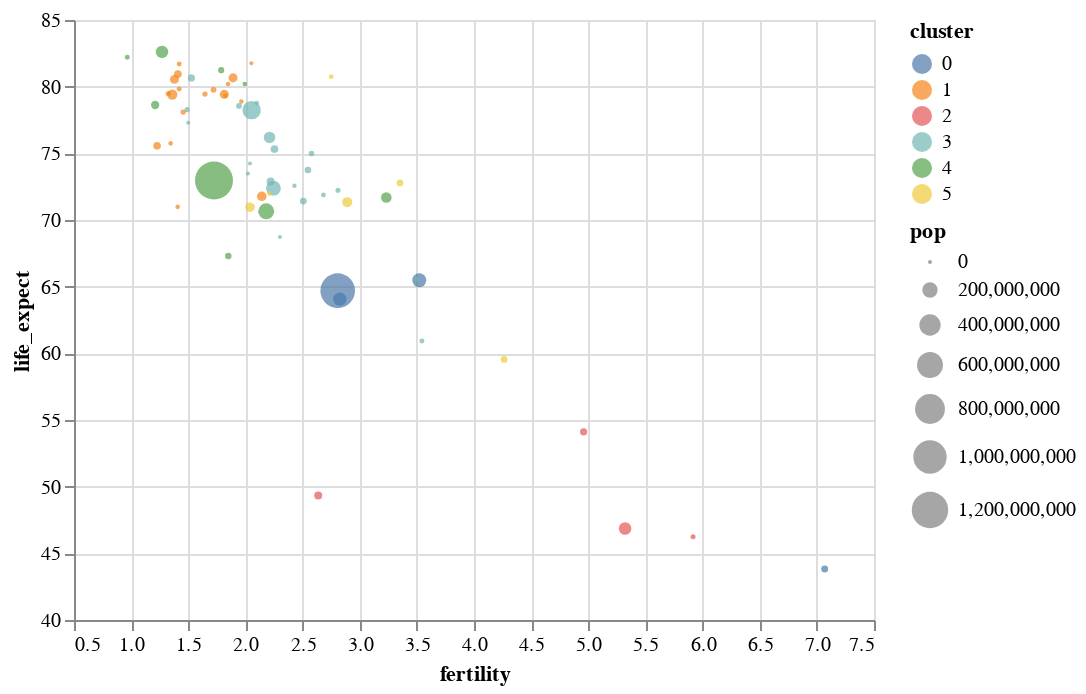

Source (notebook cell):
### Markdown cell above
### Select single point
alt.selection_single() enables us to click one point to highlight it.
Also use alt.condition() bc we want other points to be greyed out.

### Code cell
selection = alt.selection_single();
alt.Chart(gap2005).mark_point(filled=True).encode(
    alt.X('fertility:Q', scale=alt.Scale(zero=False)),
    alt.Y('life_expect:Q', scale=alt.Scale(zero=False)),
    alt.Size('pop:Q'),
    alt.Order('pop:Q', sort='descending'),
    tooltip = [alt.Tooltip('country:N'),
               alt.Tooltip('fertility:Q'),
               alt.Tooltip('life_expect:Q')],
    color=alt.condition(selection, 'cluster:N', alt.value('grey'))
).add_selection(selection)

### Figure 1 — Vega-Lite specification as saved in the notebook (floating-point values rounded to 4 significant figures)
{"$schema": "https://vega.github.io/schema/vega-lite/v3.4.0.json", "config": {"mark": {"tooltip": null}, "view": {"height": 300, "width": 400}}, "data": {"name": "data-ba34af65c64e2b3a5a008687b8c69f55"}, "datasets": {"data-ba34af65c64e2b3a5a008687b8c69f55": [{"cluster": 0, "country": "Afghanistan", "fertility": 7.069, "life_expect": 43.83, "pop": 29928987, "year": 2005}, {"cluster": 3, "country": "Argentina", "fertility": 2.254, "life_expect": 75.32, "pop": 39537943, "year": 2005}, {"cluster": 3, "country": "Aruba", "fertility": 2.04, "life_expect": 74.24, "pop": 71566, "year": 2005}, {"cluster": 4, "country": "Australia", "fertility": 1.788, "life_expect": 81.23, "pop": 20090437, "year": 2005}, {"cluster": 1, "country": "Austria", "fertility": 1.42, "life_expect": 79.83, "pop": 8184691, "year": 2005}, {"cluster": 3, "country": "Bahamas", "fertility": 2.022, "life_expect": 73.5, "pop": 301790, "year": 2005}, {"cluster": 0, "country": "Bangladesh", "fertility": 2.826, "life_expect": 64.06, "pop": 144319628, "year": 2005}, {"cluster": 3, "country": "Barbados", "fertility": 1.5, "life_expect": 77.3, "pop": 278870, "year": 2005}, {"cluster": 1, "country": "Belgium", "fertility": 1.646, "life_expect": 79.44, "pop": 10364388, "year": 2005}, {"cluster": 3, "country": "Bolivia", "fertility": 3.5, "life_expect": 65.55, "pop": 8857870, "year": 2005}, {"cluster": 3, "country": "Brazil", "fertility": 2.245, "life_expect": 72.39, "pop": 186112794, "year": 2005}, {"cluster": 3, "country": "Canada", "fertility": 1.527, "life_expect": 80.65, "pop": 32805041, "year": 2005}, {"cluster": 3, "country": "Chile", "fertility": 1.944, "life_expect": 78.55, "pop": 15980912, "year": 2005}, {"cluster": 4, "country": "China", "fertility": 1.725, "life_expect": 72.96, "pop": 1303182268, "year": 2005}, {"cluster": 3, "country": "Colombia", "fertility": 2.22, "life_expect": 72.89, "pop": 42954279, "year": 2005}, {"cluster": 3, "country": "Costa Rica", "fertility": 2.099, "life_expect": 78.78, "pop": 4016173, "year": 2005}, {"cluster": 1, "country": "Croatia", "fertility": 1.346, "life_expect": 75.75, "pop": 4495904, "year": 2005}, {"cluster": 3, "country": "Cuba", "fertility": 1.49, "life_expect": 78.27, "pop": 11346670, "year": 2005}, {"cluster": 3, "country": "Dominican Republic", "fertility": 2.81, "life_expect": 72.23, "pop": 9049595, "year": 2005}, {"cluster": 3, "country": "Ecuador", "fertility": 2.578, "life_expect": 74.99, "pop": 13363593, "year": 2005}, {"cluster": 5, "country": "Egypt", "fertility": 2.891, "life_expect": 71.34, "pop": 77505756, "year": 2005}, {"cluster": 3, "country": "El Salvador", "fertility": 2.683, "life_expect": 71.88, "pop": 6704932, "year": 2005}, {"cluster": 1, "country": "Finland", "fertility": 1.825, "life_expect": 79.31, "pop": 5223442, "year": 2005}, {"cluster": 1, "country": "France", "fertility": 1.892, "life_expect": 80.66, "pop": 60656178, "year": 2005}, {"cluster": 1, "country": "Georgia", "fertility": 1.407, "life_expect": 70.99, "pop": 4677401, "year": 2005}, {"cluster": 1, "country": "Germany", "fertility": 1.36, "life_expect": 79.41, "pop": 82431390, "year": 2005}, {"cluster": 1, "country": "Greece", "fertility": 1.325, "life_expect": 79.48, "pop": 10668354, "year": 2005}, {"cluster": 3, "country": "Grenada", "fertility": 2.302, "life_expect": 68.72, "pop": 89502, "year": 2005}, {"cluster": 3, "country": "Haiti", "fertility": 3.545, "life_expect": 60.92, "pop": 8121622, "year": 2005}, {"cluster": 4, "country": "Hong Kong", "fertility": 0.966, "life_expect": 82.21, "pop": 6898686, "year": 2005}, {"cluster": 1, "country": "Iceland", "fertility": 2.052, "life_expect": 81.76, "pop": 296737, "year": 2005}, {"cluster": 0, "country": "India", "fertility": 2.807, "life_expect": 64.7, "pop": 1080264388, "year": 2005}, {"cluster": 4, "country": "Indonesia", "fertility": 2.182, "life_expect": 70.65, "pop": 218465000, "year": 2005}, {"cluster": 5, "country": "Iran", "fertility": 2.04, "life_expect": 70.96, "pop": 68017860, "year": 2005}, {"cluster": 5, "country": "Iraq", "fertility": 4.264, "life_expect": 59.55, "pop": 26074906, "year": 2005}, {"cluster": 1, "country": "Ireland", "fertility": 1.964, "life_expect": 78.89, "pop": 4015676, "year": 2005}, {"cluster": 5, "country": "Israel", "fertility": 2.75, "life_expect": 80.75, "pop": 6276883, "year": 2005}, {"cluster": 1, "country": "Italy", "fertility": 1.379, "life_expect": 80.55, "pop": 58103033, "year": 2005}, {"cluster": 3, "country": "Jamaica", "fertility": 2.429, "life_expect": 72.57, "pop": 2735520, "year": 2005}, {"cluster": 4, "country": "Japan", "fertility": 1.27, "life_expect": 82.6, "pop": 127417244, "year": 2005}, {"cluster": 2, "country": "Kenya", "fertility": 4.959, "life_expect": 54.11, "pop": 33829590, "year": 2005}, {"cluster": 4, "country": "South Korea", "fertility": 1.85, "life_expect": 67.3, "pop": 22912177, "year": 2005}, {"cluster": 4, "country": "North Korea", "fertility": 1.21, "life_expect": 78.62, "pop": 48640671, "year": 2005}, {"cluster": 5, "country": "Lebanon", "fertility": 2.209, "life_expect": 71.99, "pop": 3826018, "year": 2005}, {"cluster": 3, "country": "Mexico", "fertility": 2.211, "life_expect": 76.19, "pop": 106202903, "year": 2005}, {"cluster": 1, "country": "Netherlands", "fertility": 1.721, "life_expect": 79.76, "pop": 16407491, "year": 2005}, {"cluster": 4, "country": "New Zealand", "fertility": 1.994, "life_expect": 80.2, "pop": 4035461, "year": 2005}, {"cluster": 2, "country": "Nigeria", "fertility": 5.322, "life_expect": 46.86, "pop": 128765768, "year": 2005}, {"cluster": 1, "country": "Norway", "fertility": 1.848, "life_expect": 80.2, "pop": 4593041, "year": 2005}, {"cluster": 0, "country": "Pakistan", "fertility": 3.521, "life_expect": 65.48, "pop": 162419946, "year": 2005}, {"cluster": 3, "country": "Peru", "fertility": 2.506, "life_expect": 71.42, "pop": 27925628, "year": 2005}, {"cluster": 4, "country": "Philippines", "fertility": 3.233, "life_expect": 71.69, "pop": 87857473, "year": 2005}, {"cluster": 1, "country": "Poland", "fertility": 1.227, "life_expect": 75.56, "pop": 38557984, "year": 2005}, {"cluster": 1, "country": "Portugal", "fertility": 1.455, "life_expect": 78.1, "pop": 10566212, "year": 2005}, {"cluster": 2, "country": "Rwanda", "fertility": 5.917, "life_expect": 46.24, "pop": 8440820, "year": 2005}, {"cluster": 5, "country": "Saudi Arabia", "fertility": 3.352, "life_expect": 72.78, "pop": 26417599, "year": 2005}, {"cluster": 2, "country": "South Africa", "fertility": 2.637, "life_expect": 49.34, "pop": 44344136, "year": 2005}, {"cluster": 1, "country": "Spain", "fertility": 1.409, "life_expect": 80.94, "pop": 40341462, "year": 2005}, {"cluster": 1, "country": "Switzerland", "fertility": 1.42, "life_expect": 81.7, "pop": 7489370, "year": 2005}, {"cluster": 1, "country": "Turkey", "fertility": 2.143, "life_expect": 71.78, "pop": 69660559, "year": 2005}, {"cluster": 1, "country": "United Kingdom", "fertility": 1.815, "life_expect": 79.42, "pop": 60441457, "year": 2005}, {"cluster": 3, "country": "United States", "fertility": 2.054, "life_expect": 78.24, "pop": 295734134, "year": 2005}, {"cluster": 3, "country": "Venezuela", "fertility": 2.547, "life_expect": 73.75, "pop": 25375281, "year": 2005}]}, "encoding": {"color": {"condition": {"field": "cluster", "selection": "selector001", "type": "nominal"}, "value": "grey"}, "order": {"field": "pop", "sort": "descending", "type": "quantitative"}, "size": {"field": "pop", "type": "quantitative"}, "tooltip": [{"field": "country", "type": "nominal"}, {"field": "fertility", "type": "quantitative"}, {"field": "life_expect", "type": "quantitative"}], "x": {"field": "fertility", "scale": {"zero": false}, "type": "quantitative"}, "y": {"field": "life_expect", "scale": {"zero": false}, "type": "quantitative"}}, "mark": {"filled": true, "type": "point"}, "selection": {"selector001": {"type": "single"}}}
